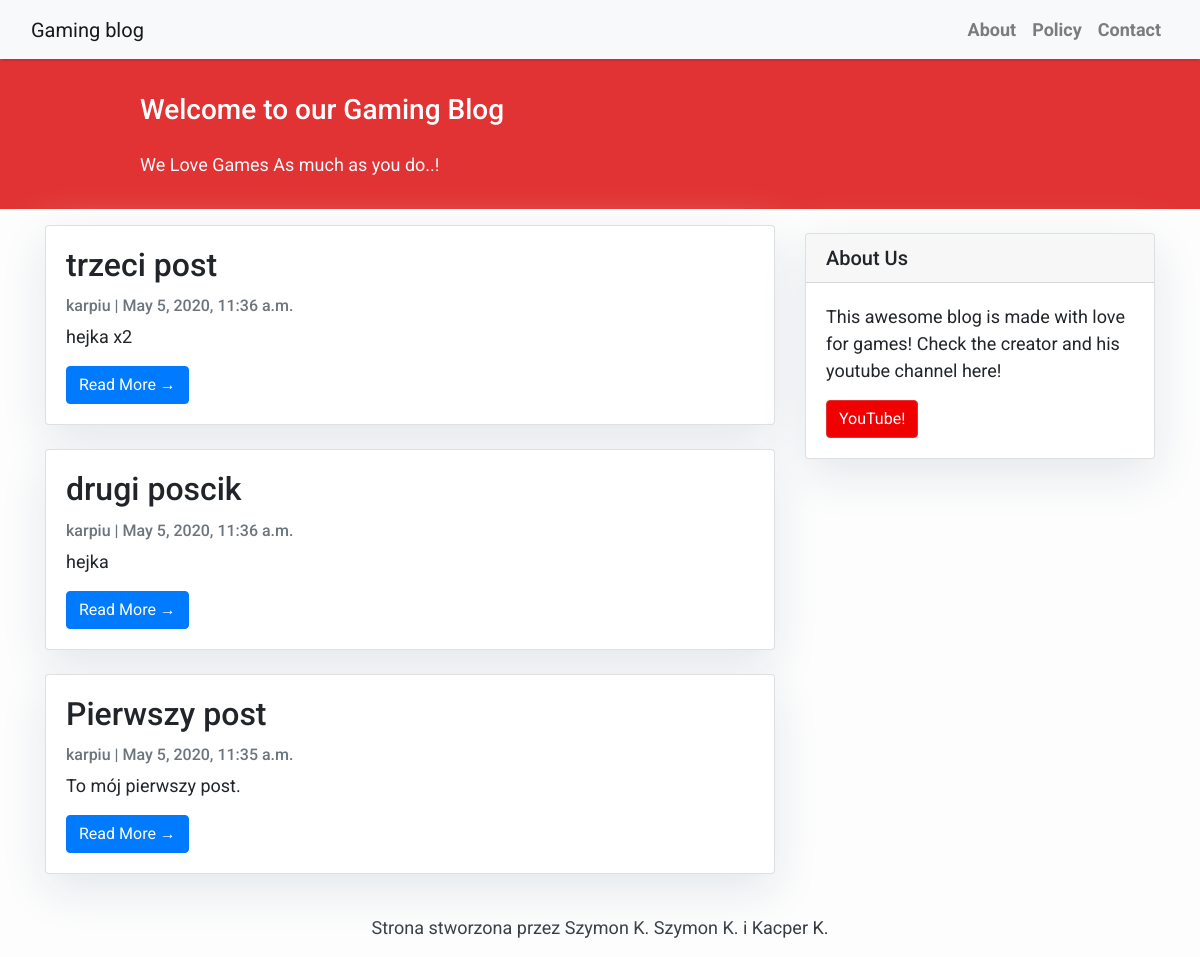
The page / on the database its author committed.
### blog/models.py (models this page shows, shortened)
class Post(models.Model):
    title = models.CharField(max_length=200, unique=True)
    slug = models.SlugField(max_length=200, unique=True)
    author = models.ForeignKey(User, on_delete= models.CASCADE,related_name='blog_posts')
    updated_on = models.DateTimeField(auto_now= True)
    content = models.TextField()
    created_on = models.DateTimeField(auto_now_add=True)
    status = models.IntegerField(choices=STATUS, default=0)
    class Meta:
        ordering = ['-created_on']

### blog/views.py (the view)
# urls.py: path('', views.PostList.as_view(), name='home'),
class PostList(generic.ListView):
    queryset = Post.objects.filter(status=1).order_by('-created_on')
    template_name = 'index.html'

### templates/index.html (shortened to what this page needs)
{% extends "base.html" %}
{% block content %}
<header class="masthead">
    <div class="container">
        <div class="row">
            <div class=" col-md-8 col-md-10 mx-auto">
                <div class="site-heading">
                    <h3 class=" site-heading my-4 mt-3 text-white"> Welcome to our Gaming Blog </h3>
                    <p class="text-light">We Love Games As much as you do..! &nbsp
                    </p>
                </div>
            </div>
        </div>
    </div>
</header>
<div class="container">
    <div class="row">
        <div class="col-md-8 mt-3 left">
            {% for post in post_list %}
            <div class="card mb-4">
                <div class="card-body">
                    <h2 class="card-title">{{ post.title }}</h2>
                    <p class="card-text text-muted h6">{{ post.author }} | {{ post.created_on}} </p>
                    <p class="card-text">{{post.content|slice:":200" }}</p>
                    <a href="{% url 'post_detail' post.slug  %}" class="btn btn-primary">Read More &rarr;</a>
                </div>
            </div>
            {% endfor %}
        </div>
        {% block sidebar %} {% include 'sidebar.html' %} {% endblock sidebar %}
    </div>
</div>
{%endblock%}

### templates/base.html (shortened to what this page needs)
{% load static %}
<!DOCTYPE html>
<html>
    <head>
        <link rel="stylesheet" href="{% static 'css/base.css' %}">
        <link rel="stylesheet" href="https://maxcdn.bootstrapcdn.com/bootstrap/4.0.0/css/bootstrap.min.css"
 />
    </head>
    <body>
        <nav class="navbar navbar-expand-lg navbar-light bg-light shadow" id="mainNav">
            <div class="container-fluid">
                <a class="navbar-brand" href="{% url 'home' %}">Gaming blog</a>
                <div class="collapse navbar-collapse" id="navbarResponsive">
                    <ul class="navbar-nav ml-auto">
                        <li class="nav-item text-black">
                            <a class="nav-link text-black font-weight-bold" href="#">About</a>
                        </li>
                        <li class="nav-item text-black">
                            <a class="nav-link text-black font-weight-bold" href="#">Policy</a>
                        </li>
                        <li class="nav-item text-black">
                            <a class="nav-link text-black font-weight-bold" href="#">Contact</a>
                        </li>
                    </ul>
                </div>
            </div>
        </nav>
        {% block content %}{% endblock content %}
        <footer class="py-3 bg-grey">
            <p class="m-0 text-dark text-center ">Strona stworzona przez Szymon K. Szymon K. i Kacper K.</p>
        </footer>
    </body>
</html>

### templates/sidebar.html (shortened to what this page needs)
{% block sidebar %}
<div class="col-md-4 float-right ">
<div class="card my-4">
        <h5 class="card-header">About Us</h5>
    <div class="card-body">
        <p class="card-text"> This awesome blog is made with love for games! Check the creator and his youtube channel here!</p>
        <a href="https://www.youtube.com/channel/UCUiE-fs2bXJ-ai18QaakY6A?view_as=subscriber"
           class="btn btn-danger">YouTube!</a>
    </div>
</div>
</div>
{% endblock sidebar %}

### templates/base.html (style rules this page uses)
body { font-family: "Roboto", sans-serif; font-size: 17px; background-color: #fdfdfd; }
.shadow { box-shadow: 0 4px 2px -2px rgba(0, 0, 0, 0.1); }
.btn-danger { color: #fff; background-color: #f00000; border-color: #e13333; }
.masthead { background: #e13333; height: auto; padding-bottom: 15px; box-shadow: 0 16px 48px ##e13333; padding-top: 10px; }

### templates/index.html (style rules this page uses)
body { font-family: "Roboto", sans-serif; font-size: 18px; background-color: #fdfdfd; }
.card { box-shadow: 0 16px 48px ##e13333; }

### templates/sidebar.html (style rules this page uses)
.card { box-shadow: 0 16px 48px #E3E7EB; }

### rows shown on the page
Post: title "trzeci post", author "karpiu", created_on "May 5, 2020, 11:36 a.m.", content "hejka x2"
Post: title "drugi poscik", author "karpiu", created_on "May 5, 2020, 11:36 a.m.", content "hejka"
Post: title "Pierwszy post", author "karpiu", created_on "May 5, 2020, 11:35 a.m.", content "To mój pierwszy post."
